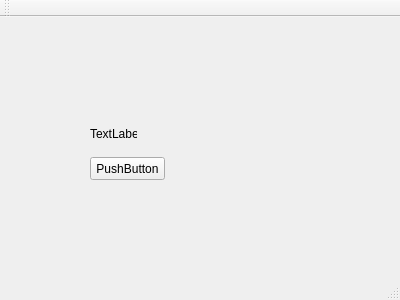
<?xml version="1.0" encoding="UTF-8"?>
<ui version="4.0">
 <class>MainWindow</class>
 <widget class="QMainWindow" name="MainWindow">
  <property name="geometry">
   <rect>
    <x>0</x>
    <y>0</y>
    <width>400</width>
    <height>300</height>
   </rect>
  </property>
  <property name="windowTitle">
   <string>MainWindow</string>
  </property>
  <widget class="QWidget" name="centralWidget">
   <widget class="QPushButton" name="pushButton">
    <property name="geometry">
     <rect>
      <x>90</x>
      <y>140</y>
      <width>75</width>
      <height>23</height>
     </rect>
    </property>
    <property name="text">
     <string>PushButton</string>
    </property>
   </widget>
   <widget class="QLabel" name="label">
    <property name="geometry">
     <rect>
      <x>90</x>
      <y>110</y>
      <width>47</width>
      <height>13</height>
     </rect>
    </property>
    <property name="text">
     <string>TextLabel</string>
    </property>
   </widget>
  </widget>
  <widget class="QMenuBar" name="menuBar">
   <property name="geometry">
    <rect>
     <x>0</x>
     <y>0</y>
     <width>400</width>
     <height>21</height>
    </rect>
   </property>
  </widget>
  <widget class="QToolBar" name="mainToolBar">
   <attribute name="toolBarArea">
    <enum>TopToolBarArea</enum>
   </attribute>
   <attribute name="toolBarBreak">
    <bool>false</bool>
   </attribute>
  </widget>
  <widget class="QStatusBar" name="statusBar"/>
 </widget>
 <layoutdefault spacing="6" margin="11"/>
 <resources/>
 <connections/>
</ui>
